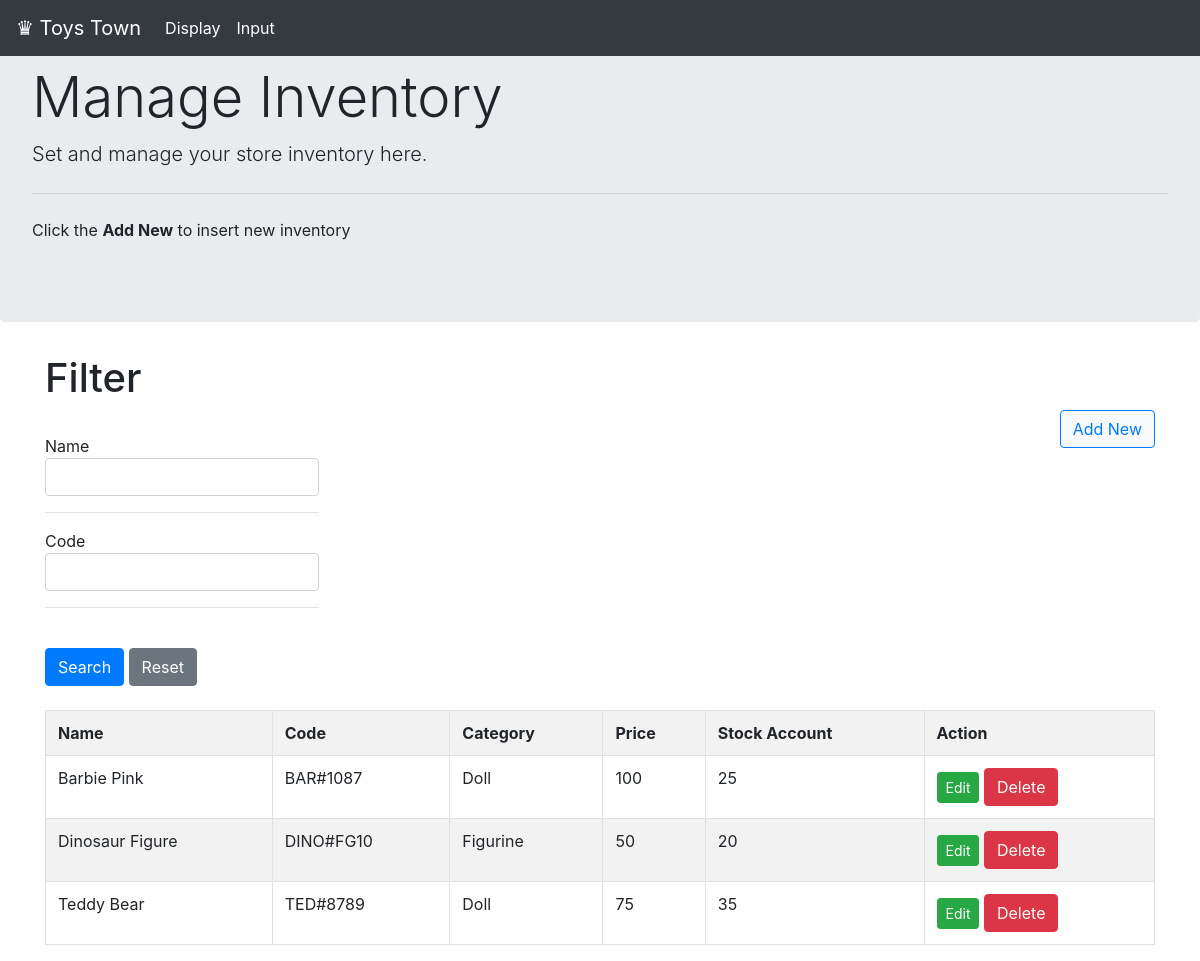
Page /menu.php on the committed database.
### tables this page shows
CREATE TABLE `inventory` (
  `ProductName` varchar(20) NOT NULL,
  `Code` varchar(20) NOT NULL,
  `Category` varchar(20) NOT NULL,
  `Price` int(20) NOT NULL,
  `StockCount` int(20) NOT NULL
);

### menu.php (the view, shortened to what this page needs)
  <head>
<link href="./css/bootstrap.min.css" rel="stylesheet">
</head>
<body>
  <nav class="navbar navbar-expand-md navbar-dark fixed-top bg-dark">
      <a class="navbar-brand" href="">♛ Toys Town</a>
      <div class="collapse navbar-collapse" id="navbarsExampleDefault">
        <ul class="navbar-nav mr-auto">
          <li class="nav-item">
            <a class="nav-link active" href="./menu.php">Display<span class="sr-only">(current)</span></a>
          </li>
          <li class="nav-item active">
            <a class="nav-link" href="./input.php">Input</a>
          </li>
        </ul>
      </div>
    </nav>
    <div class="jumbotron">
        <h1 class="display-4">Manage Inventory</h1>
        <p class="lead">Set and manage your store inventory here.</p>
        <hr class="my-4">
        <p>Click the <strong>Add New</strong> to insert new inventory</p>
    </div>
<div class="container">
<h1>Filter</h1>
<button type="button" class="btn btn-light btn-outline-primary float-right" ><a href= "./input.php">Add New</a></button> <br>
 <div class="row">
  <div>
   Name
   <input type="text" name="nama" class="form-control" value=""/><hr>
   Code
   <input type="text" name="code" class="form-control" value=""/><hr> <br>
</div>
 </div>
 <input type="submit" name="submit" class="btn btn-primary" value="Search"/>
 <input type="submit" name="reset" class="btn btn-secondary" value="Reset"/> <br> <br>
 <div class="row">
  <div class="col-md-12">
   <table width="100%" class="table table-bordered table-striped">
    <tr>
     <th>Name</th>
     <th>Code</th>
     <th>Category</th>
     <th>Price</th>
     <th>Stock Account</th>
     <th>Action</th>
    </tr>
    <?php
$servername = "localhost";
$username = "root";
$password = "";
$dbname = "toystown";
$db = mysqli_connect($servername, $username, $password, $dbname);
$sql = "SELECT ProductName, Code, Category, Price, StockCount FROM inventory";
$result = mysqli_query($db, $sql);
if (mysqli_num_rows($result) > 0) {
 while($row = mysqli_fetch_assoc($result)) {
echo "<tr>";
 echo "<td>" . $row["ProductName"]. "</td>" .
        "<td>" . $row["Code"]."</td>".
        "<td>" . $row["Category"]. "</td>".
        "<td>" . $row["Price"]. "</td>".
        "<td>" . $row["StockCount"]. "</td>".
        "<td> <a class=\"btn btn-success btn-sm\" href=\"edit.php\" role=\"Button\"> Edit </a>"; ?>
        <a class="btn btn-danger " data-toggle="modal" data-target="#delete">Delete</a> </td>
 <?php
echo "</tr>";
 }
} else {
 echo "0 results";
}
?>
   </table>
  </div>
 </div>
</div>
</body>
</html>

### rows in the picture
inventory: ProductName "Barbie Pink", Code "BAR#1087", Category "Doll", Price "100", StockCount "25"
inventory: ProductName "Dinosaur Figure", Code "DINO#FG10", Category "Figurine", Price "50", StockCount "20"
inventory: ProductName "Teddy Bear", Code "TED#8789", Category "Doll", Price "75", StockCount "35"
